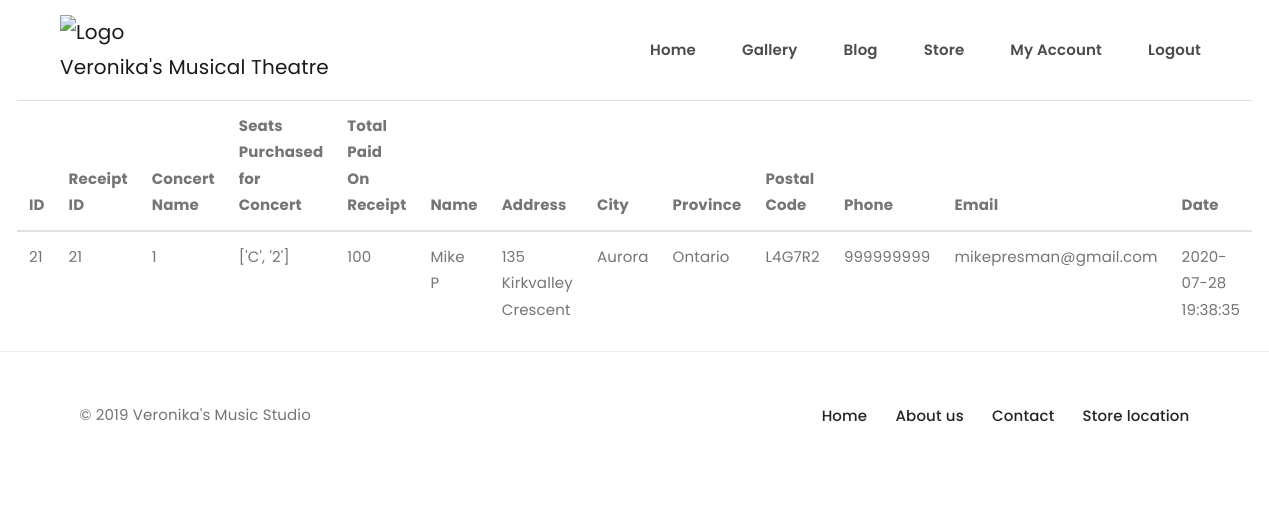
/user_purchases/10 (signed in), run on an earlier commit of the app's database.
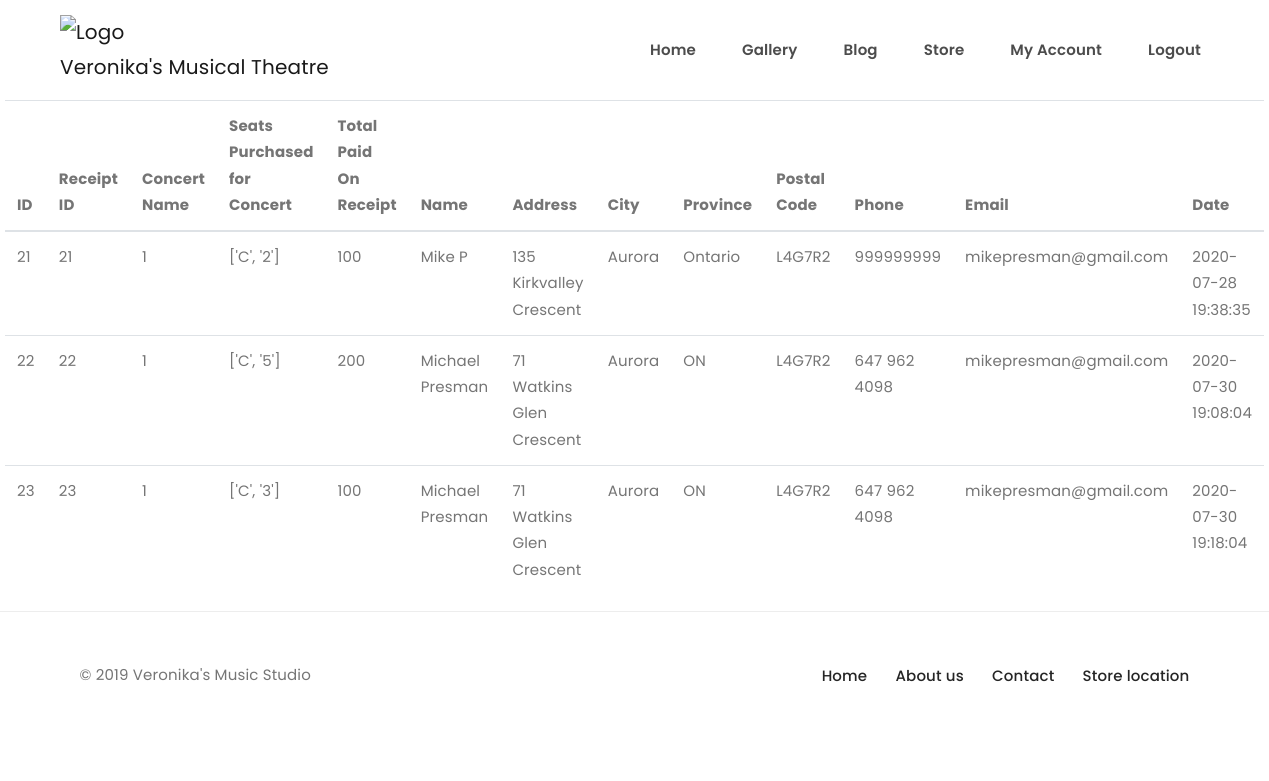
And on a later commit of the database.
### vms/models.py (models this page shows)
class ConcertReceipt(db.Model):
    id = db.Column(db.Integer, primary_key=True)
    receipt_id = db.Column(db.Integer)
    user_id = db.Column(db.Integer)
    concert_id_associated = db.Column(db.Integer)
    seat_ids_purchased = db.Column(db.String(40))
    total_paid = db.Column(db.Integer)
    billing_name = db.Column(db.String(20))
    billing_address = db.Column(db.String(30))
    billing_city = db.Column(db.String(20))
    billing_province = db.Column(db.String(20))
    billing_postal_code = db.Column(db.String(20))
    billing_phone_number = db.Column(db.String(20))
    billing_email = db.Column(db.String(20))
    date_receipt_generated = db.Column(db.String(20))

### vms/routes.py (the view)
@app.route("/user_purchases/<user_id>", methods=["GET"])
@admin_only(current_user)
def user_purchases(user_id):
    receipts_for_user = ConcertReceipt.query.filter_by(
        user_id=int(user_id)).all()
    individual_receipts = {}
    for each_receipt in receipts_for_user:
        if "," in each_receipt.seat_ids_purchased:
            seat_ids_for_that_receipt = each_receipt.seat_ids_purchased.split(
                ",")
        else:
            seat_ids_for_that_receipt = [each_receipt.seat_ids_purchased]
        for seat in seat_ids_for_that_receipt:
            seat_details = ConcertSeats.query.filter_by(id=int(seat)).first()
            if seat_details is None: #this is a check if the concertseats row was deleted after the ticket was purchased
                seat_info = ['deleted seat', 'deleted seat']
                print(seat)
            else:
                seat_info = [seat_details.row, seat_details.seat]
            if each_receipt not in individual_receipts:
                individual_receipts[each_receipt] = [seat_info]
            else:
                individual_receipts[each_receipt].append(seat_info)
    return render_template("receipts_for_user.html", receipts_info=individual_receipts)

### vms/models.py (called while the page is built)
@login.user_loader
def load_user(id):
    return User.query.get(int(id))

### vms/templates/receipts_for_user.html (shortened to what this page needs)
{% extends "base.html" %}
{% block content %}
<center>
 <table class="table" style = "max-width: 75vw;">
          <thead>
            <tr>
              <th scope="col">ID</th>
              <th scope="col">Receipt ID</th>
              <th scope="col">Concert Name</th>
              <th scope="col">Seats Purchased for Concert</th>
              <th scope="col">Total Paid On Receipt</th>
              <th scope="col">Name</th>
              <th scope="col">Address</th>
              <th scope="col">City</th>
              <th scope="col">Province</th>
              <th scope="col">Postal Code</th>
              <th scope="col">Phone</th>
              <th scope="col">Email</th>
              <th scope="col">Date</th>
              </tr>
          </thead>
          <tbody>
            <tr>
            {%for concert_details, seat_details in receipts_info.items()%}
              <td>{{concert_details.id}}</td>
              <td>{{concert_details.receipt_id}}</td>
              <td>{{concert_details.concert_id_associated}}</td>
              <td>{%for each in seat_details%}
                      {{each}}
                  {%endfor%}</td>
              <td>{{concert_details.total_paid}}</td>
              <td>{{concert_details.billing_name}}</td>
              <td>{{concert_details.billing_address}}</td>
              <td>{{concert_details.billing_city}}</td>
              <td>{{concert_details.billing_province}}</td>
              <td>{{concert_details.billing_postal_code}}</td>
              <td>{{concert_details.billing_phone_number}}</td>
              <td>{{concert_details.billing_email}}</td>
              <td>{{concert_details.date_receipt_generated}}</td>
            </tr>
              {%endfor%}
        </tbody>
  </table>
</center>
{% endblock %}

What changed in the data, as far as the page shows it:
added ConcertReceipt: id "22", receipt_id "22", concert_id_associated "1", seat_details "['C', '5']", total_paid "200", billing_name "Michael Presman", billing_address "71 Watkins Glen Crescent", billing_city "Aurora", billing_province "ON", billing_postal_code "L4G7R2", billing_phone_number "647 962 4098", billing_email "mikepresman@gmail.com", date_receipt_generated "2020-07-30 19:08:04"
added ConcertReceipt: id "23", receipt_id "23", concert_id_associated "1", seat_details "['C', '3']", total_paid "100", billing_name "Michael Presman", billing_address "71 Watkins Glen Crescent", billing_city "Aurora", billing_province "ON", billing_postal_code "L4G7R2", billing_phone_number "647 962 4098", billing_email "mikepresman@gmail.com", date_receipt_generated "2020-07-30 19:18:04"
